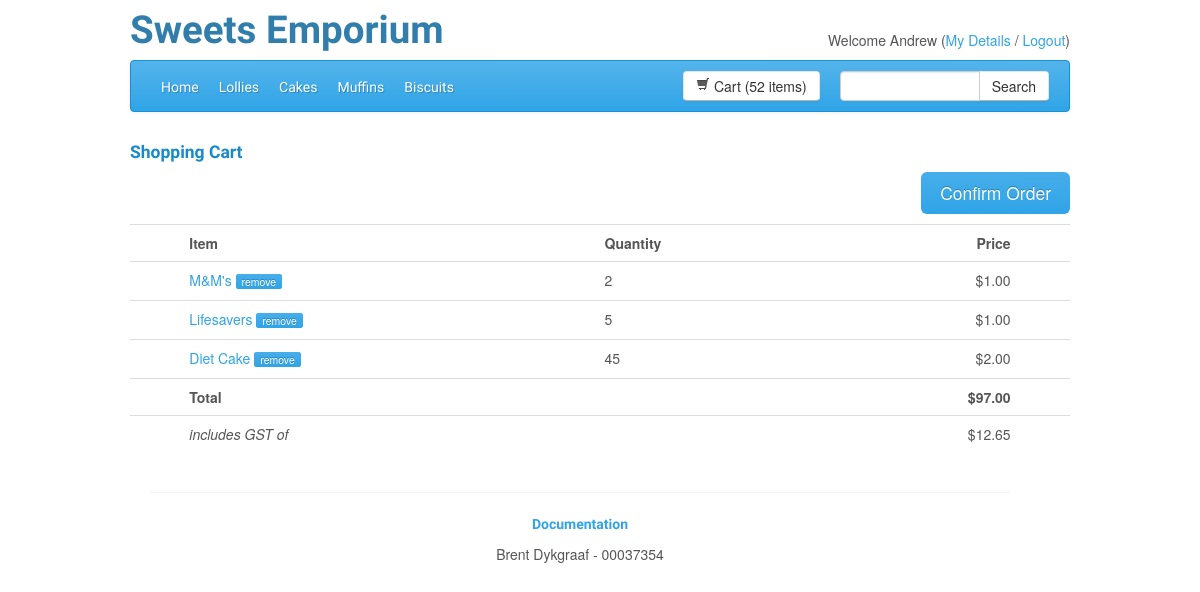
Screenshot of /index.php?s=orderview&p=cart (signed in) with the database file from the repository.
### tables this page shows
CREATE TABLE IF NOT EXISTS `users` (
  `userId` int(11) NOT NULL AUTO_INCREMENT,
  `username` text NOT NULL,
  `password` text NOT NULL,
  `firstName` text NOT NULL,
  `lastName` text NOT NULL,
  `phone` text,
  `email` text NOT NULL,
  `address1` text NOT NULL,
  `address2` text,
  `suburb` text,
  `city` text NOT NULL,
  PRIMARY KEY (`userId`)
);

CREATE TABLE IF NOT EXISTS `orderitems` (
  `orderId` int(11) NOT NULL,
  `productId` int(11) NOT NULL,
  `quantity` int(11) NOT NULL,
  `price` decimal(10,2) NOT NULL,
  PRIMARY KEY (`orderId`,`productId`),
  FOREIGN KEY (`orderId`) REFERENCES orders(`orderId`),
  FOREIGN KEY (`productId`) REFERENCES products(`productId`)
);

CREATE TABLE IF NOT EXISTS `products` (
  `productId` int(11) NOT NULL AUTO_INCREMENT,
  `categoryId` int(11) NOT NULL,
  `name` text NOT NULL,
  `description` longtext NOT NULL,
  `weight` int(11) NOT NULL,
  `stock` int(11) NOT NULL,
  `price` decimal(10,2) NOT NULL,
  PRIMARY KEY (`productId`),
  FOREIGN KEY (`categoryId`) REFERENCES categories(`categoryId`)
);

### index.php (called while the page is built, shortened)
<?php
$viewData = array();
include 'application/includes/startup.php';
$layout = new Layout($viewData);
$layout->display();
?>

### application/src/User.php (called while the page is built, shortened)
<?php
class User {
	private $userID;
	private $firstName;
	private $dbConnection;
	public function __construct($userID, $dbConnection){
		$this->userID = $userID;
		$this->dbConnection = $dbConnection;
	}
	public function getCart(){
		$query = "SELECT orderId FROM orders WHERE userId='".$this->getUserID()."' AND status='Pending'";
		$result = mysqli_query($this->dbConnection, $query);
		$row = $result->fetch_row();
		return $row[0];
	}
	public function getUserID(){
		return $this->userID;
	}
	public function getFirstName(){
		if (!$this->firstName){
			$query = "SELECT firstName FROM users WHERE userId='".$this->userID."'";
			$result = mysqli_query($this->dbConnection, $query);
			$row = $result->fetch_row();
			$this->firstName = $row[0];
		}
		return $this->firstName;
	}
}

### application/src/Order.php (called while the page is built, shortened)
<?php
class Order {
	private $orderID;
	private $itemList;
	private $dbConnection;
	public function __construct($orderID, $dbConnection){
		$this->orderID = $orderID;
		$this->dbConnection = $dbConnection;
		$this->getItemList();
	}
	public function getNumberOfItems(){
		$total = 0;
		foreach($this->getItemList() as $lineItem){
			$total += $lineItem->getQuantity();
		}
		return $total;
	}
	public function getTotalCost(){
		$total = 0;
		foreach($this->getItemList() as $lineItem){
			$total += $lineItem->getQuantity()*$lineItem->getPrice();
		}
		return $total;
	}
	public function getGST(){
		return $this->getTotalCost()/(1+self::GST_RATE)*self::GST_RATE;
	}
	public function getItemList(){
		if (!$this->itemList){
			$list = array();
			$query = "SELECT * FROM orderitems WHERE orderId='".$this->orderID."'";
			$result = mysqli_query($this->dbConnection, $query);
			while ($row = $result->fetch_assoc()) {
				$list[] = new OrderItem($row["orderId"], $row["productId"], $this->dbConnection);
			}
			$this->itemList = $list;
		}
		return $this->itemList;
	}
}

### application/includes/startup.php (called while the page is built, shortened)
<?php
include 'application/src/Layout.php';
include 'application/src/Order.php';
include 'application/src/OrderItem.php';
include 'application/src/User.php';
$db = new Database();
$dbConnection = $db->getDbConnection();
if(isset($_SESSION["userID"])){
	$viewData["user"] = new User($_SESSION["userID"], $dbConnection);
} else {
	$viewData["user"] = null;
}
if(isset($_SESSION["cartID"])){
	$viewData["cart"] = new Order($_SESSION["cartID"], $dbConnection);
	if ($viewData["user"]){
		$viewData["cart"]->setUserID($viewData["user"]->getUserID());
		$viewData["cart"]->save();
	}
} else {
	if($viewData["user"]){
		$_SESSION["cartID"] = $viewData["user"]->getCart();
	} else {
		$viewData["cart"] = null;
	}
}

### application/src/OrderItem.php (called while the page is built, shortened)
<?php
class OrderItem {
	private $orderID;
	private $productID;
	private $productName;
	private $quantity;
	private $price;
	private $dbConnection;
	public function __construct($orderID, $productID, $dbConnection){
		$this->orderID = $orderID;
		$this->productID = $productID;
		$this->dbConnection = $dbConnection;
	}
	public function getProductId(){
		return $this->productID;
	}
	public function getProductName(){
		if (!$this->productName){
			$query = "SELECT name FROM products WHERE productId='".$this->productID."'";
			$result = mysqli_query($this->dbConnection, $query);
			$row = $result->fetch_row();
			$this->productName = $row[0];
		}
		return $this->productName;
	}
	public function getQuantity(){
		if (!$this->quantity){
			$query = "SELECT quantity FROM orderitems WHERE orderId='".$this->orderID."' AND productId='".$this->productID."'";
			$result = mysqli_query($this->dbConnection, $query);
			$row = $result->fetch_row();
			$this->quantity = $row[0];
		}
		return $this->quantity;
	}
	public function getPrice(){
		if (!$this->price){
			$query = "SELECT price FROM orderitems WHERE orderId='".$this->orderID."' AND productId='".$this->productID."'";
			$result = mysqli_query($this->dbConnection, $query);
			$row = $result->fetch_row();
			$this->price = $row[0];
		}
		return $this->price;
	}
}

### application/templates/pages/orderview.phtml (the view)
<div class="container" id="mainContainer">
	<?php if ($page=="cart"){
		$order = $cart;
		?>
		<h4 class="text-info">Shopping Cart</h4>
		<?php if($user){ ?>
			<a href="index.php?s=confirmOrder" class="btn-large btn-primary catButton">Confirm Order</a>
		<?php } else { ?>
			<a href="index.php?s=login" class="btn-large btn-primary catButton">Login to order</a>
		<?php } ?>
	<?php } else { ?>
		<h4 class="text-info">Order Detail</h4>
	<?php } ?>
	<?php if (!$order || !$order->getItemList()){ ?>
		<h5>No items to display</h5>
	<?php } else { ?>
		<table class="table">
			<tr>
				<th></th>
				<th>Item</th>
				<th>Quantity</th>
				<th class="price">Price</th>
				<th></th>
			</tr>
			<?php
			foreach ($order->getItemList() as $orderItem){
			?>
			<tr>
				<td></td>
				<td><a href="index.php?s=product&p=<?php echo $orderItem->getProductId(); ?>"><?php echo $orderItem->getProductName(); ?></a>
				<a href="index.php?s=removeItem&p=<?php echo $orderItem->getProductId(); ?>" class="btn-mini btn-primary">remove</a>
				</td>
				<td><?php echo $orderItem->getQuantity(); ?></td>
				<td class="price"><?php echo '$'.number_format($orderItem->getPrice(), 2); ?></td>
				<td></td>
			</tr>
			<?php
			}
			?>
			<tr>
				<td></td>
				<td colspan="2" ><b>Total</b></td>
				<td class="price"><?php echo '<b>$'.number_format($order->getTotalCost(), 2).'</b>'; ?></td>
				<td></td>
			</tr>
			<tr>
				<td></td>
				<td colspan="2"><i>includes GST of</i></td>
				<td class="price"><?php echo '$'.number_format($order->getGST(), 2); ?></td>
				<td></td>
			</tr>
		</table>
	<?php } ?>
</div>

### application/templates/layout/header.phtml
<div class="row">
	<div class="header-title span8">
		<h1>Sweets Emporium</h1>
	</div>
	<div class="user-info span4 text-right">
		<?php
			if($user){
				echo "Welcome ".$user->getFirstName();
				echo '  (<a href="index.php?s=userview">My Details</a> / <a href="index.php?s=logout">Logout</a>)';
			} else {
				echo "Welcome Guest ( ";
				echo '<a href="index.php?s=login">Login</a> or ';
				echo '<a href="index.php?s=register">Register</a> )';
			}
		?>
	</div>
</div>
<div class="navbar">
	<div class="navbar-inner">
	<ul class="nav">
		<li <?php if($screen=="home"){echo 'class="active"';}?>><a href="index.php">Home</a></li>
		<li <?php if($screen=="category" && $page=="1"){echo 'class="active"';}?>><a href="index.php?s=category&p=1">Lollies</a></li>
		<li <?php if($screen=="category" && $page=="2"){echo 'class="active"';}?>><a href="index.php?s=category&p=2">Cakes</a></li>
		<li <?php if($screen=="category" && $page=="3"){echo 'class="active"';}?>><a href="index.php?s=category&p=3">Muffins</a></li>
		<li <?php if($screen=="category" && $page=="4"){echo 'class="active"';}?>><a href="index.php?s=category&p=4">Biscuits</a></li>
	</ul>
	<div class="input-append searchbox">
		<input class="span2" id="searchBox" type="text">
		<button class="btn" type="button" id="searchButton">Search</button>
	</div>
	<?php
	$numItems = "empty";
	if ($cart){
		$num = $cart->getNumberOfItems();
		if ($num == 1){
			$numItems = "1 item";
		} elseif ($num > 1){
			$numItems = $num." items";
		}
	}
	 ?>
	<a href="index.php?s=orderview&p=cart" id="cartHeader" class="btn btn cartbox"><i class="icon-shopping-cart"></i> Cart (<?php echo $numItems; ?>)</a>
	</div>
</div>

### public/css/custom.css (style rules this page uses)
.user-info { padding-top: 30px; }
.catButton { float: right ; margin: 0px 0px 10px 0px; }
.searchbox { float: right; padding: 10px 0px 0px 20px; }
.cartbox { float: right; }
.input-append { float: right; }
.price { text-align: right !important; }

### rows the page displays
users: firstName "Andrew"
orderitems: productId.name "M&M's", quantity "2", price "1.00"
orderitems: productId.name "Lifesavers", quantity "5", price "1.00"
orderitems: productId.name "Diet Cake", quantity "45", price "2.00"

### other values shown
$numItems "52 items"
$order->getTotalCost() "97.00"
$order->getGST() "12.65"
